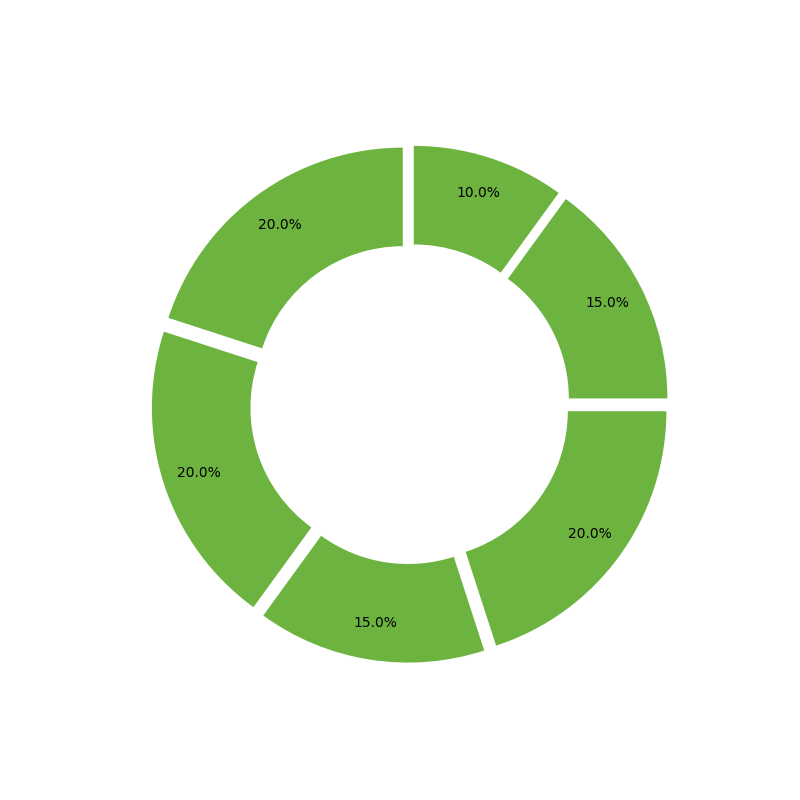

The Python source for this figure:
import matplotlib.pyplot as plt

# Data
consumption_percentages = [20, 20, 15, 20, 15, 10]
single_color = '#6db33f'  # Selected a single consistent color

# Create the figure and axes
fig, ax = plt.subplots(figsize=(8, 8), subplot_kw=dict(aspect="equal"))

# Donut chart
ax.pie(
    consumption_percentages, colors=[single_color] * len(consumption_percentages),
    autopct='%1.1f%%', startangle=90, pctdistance=0.85, 
    wedgeprops=dict(width=0.4), explode=(0.05,) * len(consumption_percentages)
)

# Display the plot
plt.show()
